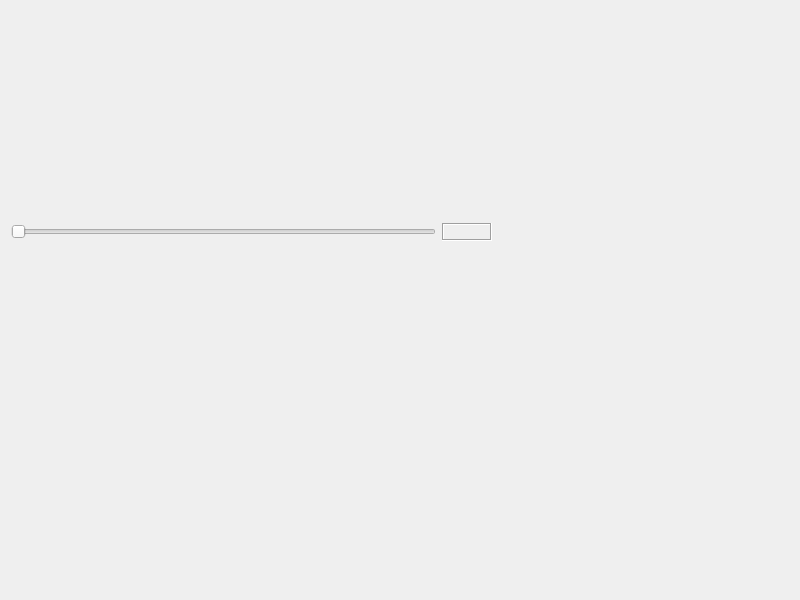
<?xml version="1.0" encoding="UTF-8"?>
<ui version="4.0">
 <class>frmXProgressBar</class>
 <widget class="QWidget" name="frmXProgressBar">
  <property name="geometry">
   <rect>
    <x>0</x>
    <y>0</y>
    <width>800</width>
    <height>600</height>
   </rect>
  </property>
  <property name="windowTitle">
   <string>Form</string>
  </property>
  <widget class="XProgressBar" name="progressPlay1" native="true">
   <property name="geometry">
    <rect>
     <x>10</x>
     <y>5</y>
     <width>481</width>
     <height>31</height>
    </rect>
   </property>
  </widget>
  <widget class="XProgressBar" name="progressPlay2" native="true">
   <property name="geometry">
    <rect>
     <x>10</x>
     <y>40</y>
     <width>481</width>
     <height>31</height>
    </rect>
   </property>
  </widget>
  <widget class="XProgressBar" name="progressPlay3" native="true">
   <property name="geometry">
    <rect>
     <x>10</x>
     <y>75</y>
     <width>481</width>
     <height>31</height>
    </rect>
   </property>
  </widget>
  <widget class="XProgressBar" name="progressPlay4" native="true">
   <property name="geometry">
    <rect>
     <x>10</x>
     <y>110</y>
     <width>481</width>
     <height>31</height>
    </rect>
   </property>
  </widget>
  <widget class="QWidget" name="layoutWidget">
   <property name="geometry">
    <rect>
     <x>11</x>
     <y>220</y>
     <width>481</width>
     <height>24</height>
    </rect>
   </property>
   <layout class="QGridLayout" name="gridLayout">
    <item row="0" column="1">
     <widget class="QLabel" name="labValue">
      <property name="minimumSize">
       <size>
        <width>50</width>
        <height>0</height>
       </size>
      </property>
      <property name="frameShape">
       <enum>QFrame::Box</enum>
      </property>
      <property name="frameShadow">
       <enum>QFrame::Sunken</enum>
      </property>
      <property name="text">
       <string/>
      </property>
      <property name="alignment">
       <set>Qt::AlignCenter</set>
      </property>
     </widget>
    </item>
    <item row="0" column="0">
     <widget class="QSlider" name="horizontalSlider">
      <property name="maximum">
       <number>100</number>
      </property>
      <property name="orientation">
       <enum>Qt::Horizontal</enum>
      </property>
     </widget>
    </item>
   </layout>
  </widget>
  <widget class="XProgressBar" name="progressPlay6" native="true">
   <property name="geometry">
    <rect>
     <x>10</x>
     <y>180</y>
     <width>481</width>
     <height>31</height>
    </rect>
   </property>
  </widget>
  <widget class="XProgressBar" name="progressPlay5" native="true">
   <property name="geometry">
    <rect>
     <x>10</x>
     <y>145</y>
     <width>481</width>
     <height>31</height>
    </rect>
   </property>
  </widget>
 </widget>
 <customwidgets>
  <customwidget>
   <class>XProgressBar</class>
   <extends>QWidget</extends>
   <header>xprogressbar.h</header>
   <container>1</container>
  </customwidget>
 </customwidgets>
 <resources/>
 <connections/>
</ui>
